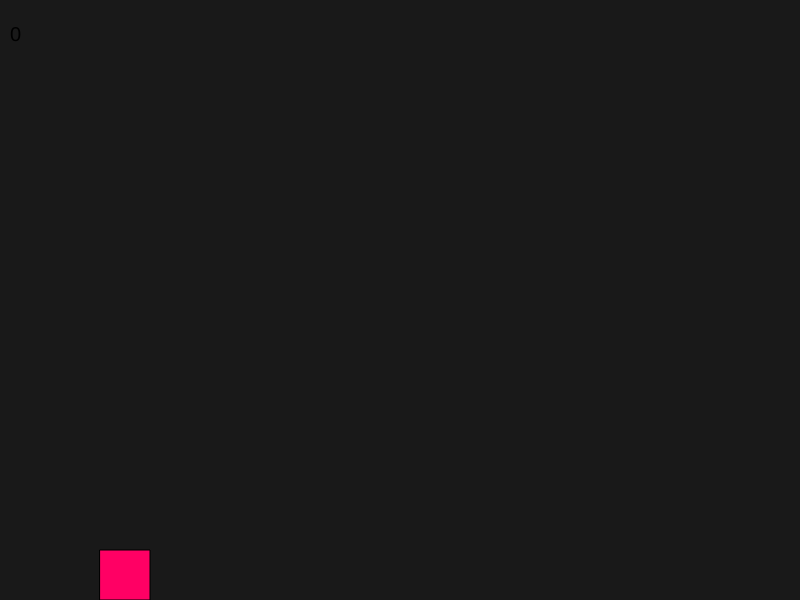
Frame 1 (no input)
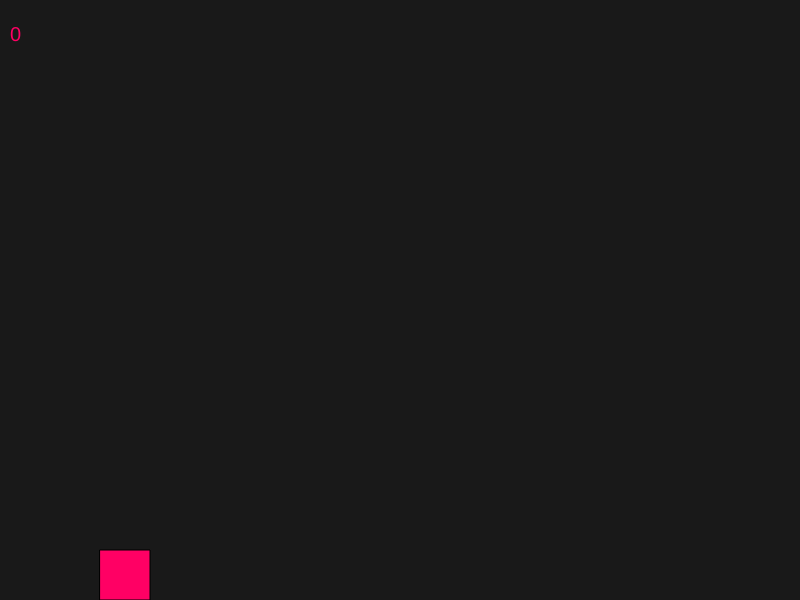
Frame 60 (no input)
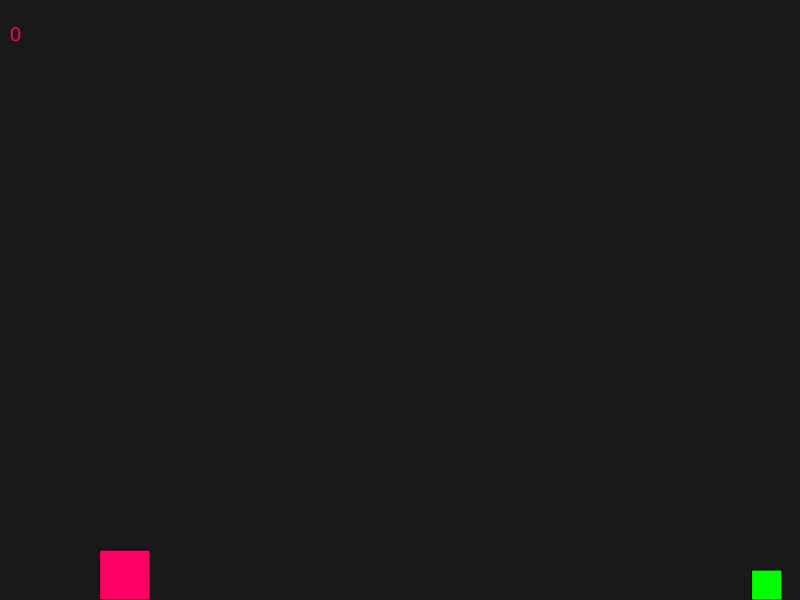
Frame 120 (the mouse pressed at the canvas centre since frame 60)

The p5.js sketch that drew these frames (run headless with seeded random() and noise() and a simulated clock; from frame 60 on, the mouse is pressed at the canvas centre):

// p5.js sketch
// ── sketch.js
let dino;
let cactus = [];
let score = 0;
let pos = 1;
let cSpeed = score + pos * 2;
function setup() {
  createCanvas(800,600);
  dino = new Dino();   
}

function draw() {    
  background(25);  
  cSpeed = score + pos * 2;
  textSize(20);
  text(score.toString(), 10, 25, 90, 75);
  if(random(1) < 0.009) {
    cactus.push(new Cactus(cSpeed));    
  }

  for(let i = 0; i < cactus.length; i++) {
    cactus[i].show();
    cactus[i].move();
    
    if(cactus[i].x < 0) {
      score++;
      cactus[i].toDelete = true;
    }
  }

  dino.show();
  dino.move();

  for(let i = 0; i < cactus.length; i++) {
    if(cactus[i].toDelete) {
      cactus.splice(cactus[i], 1);
    }
  }

  for(let i = 0; i < cactus.length; i++) {
    if(cactus[i].hits(dino)) {
      fill(255,0,0);
      textSize(50);
      text('Game Over', height/2, width/2);
      textSize(30);
      text('Press space to start again', height/2-70, width/2+90);
      noLoop();
    }
  } 
}

function keyPressed() {
  if(keyCode === UP_ARROW) {
    dino.jump();
  }
  if(keyCode === 32) {
    reset();
  }
}

function reset() {
  cactus = [];
  score = 0;
  clear();
  loop();
}
// ── cactus.js
function Cactus(xspeed) {
    this.x = width;
    this.y = height-30;
    this.toDelete = false;
    this.xspeed = xspeed;
    this.l = 30;
    this.w = 30;

    this.show = function() {
        fill(0, 255, 0);
        rect(this.x, this.y, this.l, this.w);
    }
    
    this.move = function() {
        this.x -= this.xspeed;
    }

    this.hits = function(ball) {
        if(ball.x < this.x + this.w && this.x < ball.x + ball.w && 
            ball.y+ball.l > this.y && this.y + this.l > ball.y) {
            return true;
        }
        return false;
    }    
}
// ── dinosaur.js
function Dino() {
    this.r = 50;
    this.x = this.r * 2;
    this.y = height - this.r;
    this.vy = 0;
    this.gravity = 0.5;
    this.l = 50;
    this.w = 50;

    this.show = function() {
        fill(255, 0, 100);
        rect(this.x, this.y, this.l, this.w);
    }

    this.jump = function() {
        //if(this.y === height - this.r)
            this.vy = -14;
    }

    this.move = function() {
        this.y += this.vy;
        this.vy += this.gravity;
        this.y = constrain(this.y, 0, height-this.r);
    }
}
